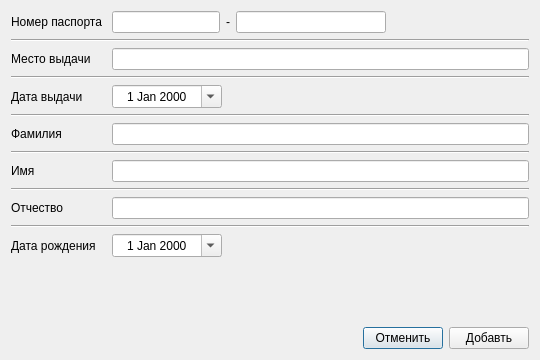
<?xml version="1.0" encoding="UTF-8"?>
<ui version="4.0">
 <class>AddPassengerDialog</class>
 <widget class="QDialog" name="AddPassengerDialog">
  <property name="windowModality">
   <enum>Qt::WindowModal</enum>
  </property>
  <property name="geometry">
   <rect>
    <x>0</x>
    <y>0</y>
    <width>540</width>
    <height>360</height>
   </rect>
  </property>
  <property name="sizePolicy">
   <sizepolicy hsizetype="Fixed" vsizetype="Fixed">
    <horstretch>0</horstretch>
    <verstretch>0</verstretch>
   </sizepolicy>
  </property>
  <property name="windowTitle">
   <string>Добавить пассажира</string>
  </property>
  <layout class="QGridLayout" name="gridLayout">
   <item row="2" column="0">
    <layout class="QHBoxLayout" name="horizontalLayout_2">
     <item>
      <spacer name="horizontalSpacer_2">
       <property name="orientation">
        <enum>Qt::Horizontal</enum>
       </property>
       <property name="sizeHint" stdset="0">
        <size>
         <width>40</width>
         <height>20</height>
        </size>
       </property>
      </spacer>
     </item>
     <item>
      <widget class="QPushButton" name="pB_Cancel">
       <property name="text">
        <string>Отменить</string>
       </property>
      </widget>
     </item>
     <item>
      <widget class="QPushButton" name="pB_Add">
       <property name="text">
        <string>Добавть</string>
       </property>
      </widget>
     </item>
    </layout>
   </item>
   <item row="0" column="0">
    <layout class="QGridLayout" name="gridLayout_2">
     <item row="0" column="0">
      <widget class="QLabel" name="label">
       <property name="text">
        <string>Номер паспорта </string>
       </property>
      </widget>
     </item>
     <item row="0" column="1">
      <layout class="QHBoxLayout" name="horizontalLayout">
       <item>
        <widget class="QLineEdit" name="lE_PassportNumberPart1">
         <property name="sizePolicy">
          <sizepolicy hsizetype="Fixed" vsizetype="Fixed">
           <horstretch>0</horstretch>
           <verstretch>0</verstretch>
          </sizepolicy>
         </property>
         <property name="maxLength">
          <number>4</number>
         </property>
         <property name="alignment">
          <set>Qt::AlignCenter</set>
         </property>
        </widget>
       </item>
       <item>
        <widget class="QLabel" name="label_5">
         <property name="sizePolicy">
          <sizepolicy hsizetype="Fixed" vsizetype="Preferred">
           <horstretch>0</horstretch>
           <verstretch>0</verstretch>
          </sizepolicy>
         </property>
         <property name="text">
          <string>-</string>
         </property>
        </widget>
       </item>
       <item>
        <widget class="QLineEdit" name="lE_PassportNumberPart2">
         <property name="sizePolicy">
          <sizepolicy hsizetype="Fixed" vsizetype="Fixed">
           <horstretch>0</horstretch>
           <verstretch>0</verstretch>
          </sizepolicy>
         </property>
         <property name="minimumSize">
          <size>
           <width>150</width>
           <height>0</height>
          </size>
         </property>
         <property name="maxLength">
          <number>6</number>
         </property>
         <property name="alignment">
          <set>Qt::AlignCenter</set>
         </property>
        </widget>
       </item>
       <item>
        <spacer name="horizontalSpacer">
         <property name="orientation">
          <enum>Qt::Horizontal</enum>
         </property>
         <property name="sizeHint" stdset="0">
          <size>
           <width>40</width>
           <height>20</height>
          </size>
         </property>
        </spacer>
       </item>
      </layout>
     </item>
     <item row="1" column="0" colspan="2">
      <widget class="Line" name="line_2">
       <property name="orientation">
        <enum>Qt::Horizontal</enum>
       </property>
      </widget>
     </item>
     <item row="2" column="0">
      <widget class="QLabel" name="label_2">
       <property name="text">
        <string>Место выдачи </string>
       </property>
      </widget>
     </item>
     <item row="2" column="1">
      <widget class="QLineEdit" name="lE_PassportPlace">
       <property name="sizePolicy">
        <sizepolicy hsizetype="Expanding" vsizetype="Fixed">
         <horstretch>0</horstretch>
         <verstretch>0</verstretch>
        </sizepolicy>
       </property>
      </widget>
     </item>
     <item row="3" column="0" colspan="2">
      <widget class="Line" name="line">
       <property name="orientation">
        <enum>Qt::Horizontal</enum>
       </property>
      </widget>
     </item>
     <item row="4" column="0">
      <widget class="QLabel" name="label_3">
       <property name="text">
        <string>Дата выдачи </string>
       </property>
      </widget>
     </item>
     <item row="4" column="1">
      <widget class="QDateEdit" name="dE_PassportDate">
       <property name="sizePolicy">
        <sizepolicy hsizetype="Fixed" vsizetype="Fixed">
         <horstretch>0</horstretch>
         <verstretch>0</verstretch>
        </sizepolicy>
       </property>
       <property name="minimumSize">
        <size>
         <width>110</width>
         <height>0</height>
        </size>
       </property>
       <property name="alignment">
        <set>Qt::AlignCenter</set>
       </property>
       <property name="calendarPopup">
        <bool>true</bool>
       </property>
      </widget>
     </item>
     <item row="5" column="0" colspan="2">
      <widget class="Line" name="line_4">
       <property name="orientation">
        <enum>Qt::Horizontal</enum>
       </property>
      </widget>
     </item>
     <item row="6" column="0">
      <widget class="QLabel" name="label_6">
       <property name="text">
        <string>Фамилия </string>
       </property>
      </widget>
     </item>
     <item row="6" column="1">
      <widget class="QLineEdit" name="lE_LastName"/>
     </item>
     <item row="7" column="0" colspan="2">
      <widget class="Line" name="line_5">
       <property name="orientation">
        <enum>Qt::Horizontal</enum>
       </property>
      </widget>
     </item>
     <item row="8" column="0">
      <widget class="QLabel" name="label_7">
       <property name="text">
        <string>Имя </string>
       </property>
      </widget>
     </item>
     <item row="8" column="1">
      <widget class="QLineEdit" name="lE_FirstName"/>
     </item>
     <item row="9" column="0" colspan="2">
      <widget class="Line" name="line_6">
       <property name="orientation">
        <enum>Qt::Horizontal</enum>
       </property>
      </widget>
     </item>
     <item row="10" column="0">
      <widget class="QLabel" name="label_8">
       <property name="text">
        <string>Отчество </string>
       </property>
      </widget>
     </item>
     <item row="10" column="1">
      <widget class="QLineEdit" name="lE_Patronymic"/>
     </item>
     <item row="11" column="0" colspan="2">
      <widget class="Line" name="line_3">
       <property name="orientation">
        <enum>Qt::Horizontal</enum>
       </property>
      </widget>
     </item>
     <item row="12" column="0">
      <widget class="QLabel" name="label_4">
       <property name="text">
        <string>Дата рождения </string>
       </property>
      </widget>
     </item>
     <item row="12" column="1">
      <widget class="QDateEdit" name="dE_Birthday">
       <property name="sizePolicy">
        <sizepolicy hsizetype="Fixed" vsizetype="Fixed">
         <horstretch>0</horstretch>
         <verstretch>0</verstretch>
        </sizepolicy>
       </property>
       <property name="minimumSize">
        <size>
         <width>110</width>
         <height>0</height>
        </size>
       </property>
       <property name="alignment">
        <set>Qt::AlignCenter</set>
       </property>
       <property name="calendarPopup">
        <bool>true</bool>
       </property>
      </widget>
     </item>
    </layout>
   </item>
   <item row="1" column="0">
    <spacer name="verticalSpacer">
     <property name="orientation">
      <enum>Qt::Vertical</enum>
     </property>
     <property name="sizeHint" stdset="0">
      <size>
       <width>20</width>
       <height>40</height>
      </size>
     </property>
    </spacer>
   </item>
  </layout>
 </widget>
 <resources/>
 <connections/>
</ui>
